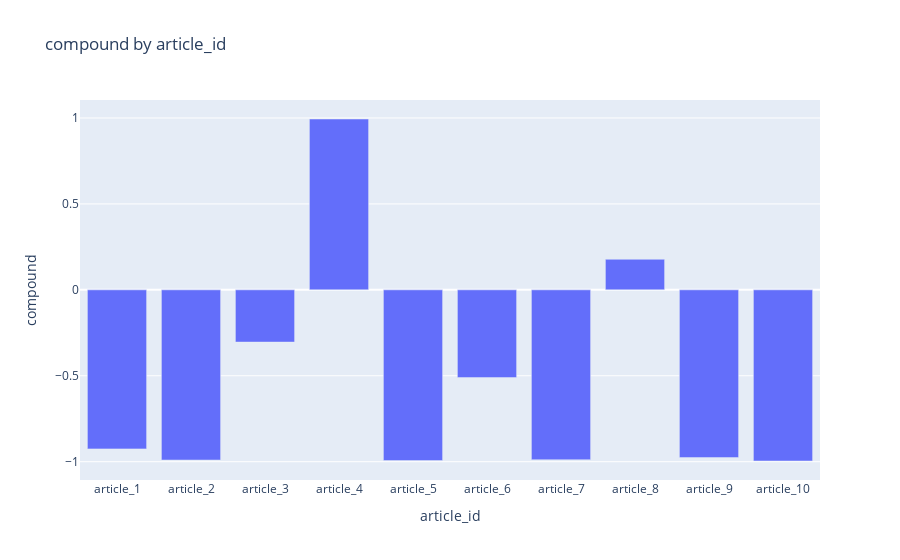

The code cell stored with this chart in its notebook:
### Code cell
fig = px.bar(df, x="article_id", y="compound", title="compound by article_id")
fig.show()

### Figure 1 — Plotly figure (JSON) as saved in the notebook; plotly's stock layout.template omitted (floating-point values rounded to 4 significant figures)
{"data": [{"alignmentgroup": "True", "hovertemplate": "article_id=%{x}<br>compound=%{y}<extra></extra>", "legendgroup": "", "marker": {"color": "#636efa", "pattern": {"shape": ""}}, "name": "", "offsetgroup": "", "orientation": "v", "showlegend": false, "textposition": "auto", "type": "bar", "x": ["article_1", "article_2", "article_3", "article_4", "article_5", "article_6", "article_7", "article_8", "article_9", "article_10"], "xaxis": "x", "y": [-0.9254, -0.9904, -0.304, 0.9941, -0.9933, -0.5106, -0.9887, 0.1779, -0.9762, -0.9959], "yaxis": "y"}], "layout": {"barmode": "relative", "legend": {"tracegroupgap": 0}, "title": {"text": "compound by article_id"}, "xaxis": {"anchor": "y", "domain": [0, 1], "title": {"text": "article_id"}}, "yaxis": {"anchor": "x", "domain": [0, 1], "title": {"text": "compound"}}}}
